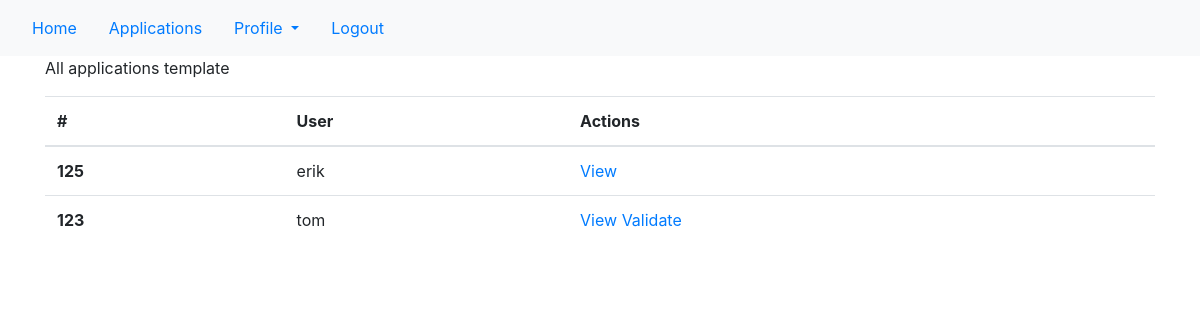
Before: /applications/ (signed in) with the older database file.
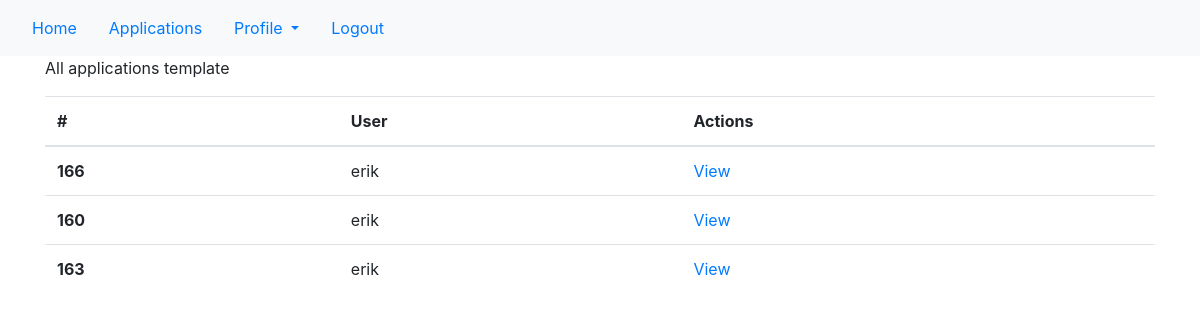
After: the same page with the newer database file.
### main/models.py (models this page shows, shortened)
class Application(models.Model):
    user = models.ForeignKey(User,on_delete=models.CASCADE, null=True) #change null=True
    master = models.ForeignKey(Master,on_delete=models.CASCADE, null=True)
    orientation = models.ForeignKey(Orientation,on_delete=models.CASCADE, null=True)
    updated = models.DateTimeField(auto_now=True)
    created = models.DateTimeField(auto_now_add=True)
    is_validated = models.BooleanField(default=False)
    is_accepted = models.BooleanField(default=False)
    is_withdrawn = models.BooleanField(default=False)
    class Meta:
        ordering = ['-updated', '-created']
        permissions = [
            ("validate_application", "Can validate an application"),
            ("accept_application", "Can accept an application")
        ]

class User(AbstractUser):
    has_applied = models.BooleanField(default=False)
    fathers_name = models.CharField(max_length=150, null=True)
    mothers_name = models.CharField(max_length=150, null=True)
    class Sex(models.TextChoices):
        male = "male"
        female = "female"
    sex = models.CharField(
        max_length=6,
        choices=Sex.choices,
        null=True
    )
    class Marital_status(models.TextChoices):
        married = "married"
        unmarried = "unmarried"
    marital_status = models.CharField(
        max_length=9,
        choices=Marital_status.choices,
        null=True,
        blank=True
    )
    class Μilitary_service(models.TextChoices):
        completed = "completed"
        not_completed = "not completed"
    military_service = models.CharField(
        max_length=13,
        choices=Μilitary_service.choices,
        null=True,
        blank=True
    )
    date_of_birth = models.DateField(null=True)
    place_of_birth = models.CharField(max_length=150, null=True)
    prefecture = models.CharField(max_length=150, null=True) #νομός
    country = models.CharField(max_length=150, null=True)
    def validate_amka(amka): #amka must be eleven digits
        if not (amka.isdigit() and len(amka) == 11):
            raise ValidationError('amka must be 11 digits')
    amka = models.CharField(max_length=11, validators=[validate_amka], null = True)
    def validate_afm(afm): #afm must be 9 digits
        if not (afm.isdigit() and len(afm) == 9):
            raise ValidationError('afm must be 9 digits')
    afm = models.CharField(max_length=9, validators=[validate_afm], null = True)

### main/views.py (the view)
# urls.py: path("applications/", views.applications, name="all_applications"),
def applications(request): #list of all applications
    if not request.user.has_perm("main.view_application"):
        return redirect('home')
    applications = Application.objects.all()
    context = {'applications': applications}
    return render(request, "main/applications.html", context)

### main/templates/main/applications.html
{% extends 'main/base.html' %}
{% block content %}
<div class="home-container container">
    <p> All applications template</p>
    <div>
        <div>
            <table class="table table-hover">
                <thead>
                    <tr>
                        <th scope="col">#</th>
                        <th scope="col">User</th>
                        <th scope="col">Actions</th>
                    </tr>
                </thead>
                <tbody>
                    {% for application in applications %}
                    <tr>
                        <th scope="row">{{application.id}}</th>
                        <td>{{application.user}}</td>
                        <td><a href="/applications/{{application.id}}">View</a>
                        {% if not application.is_validated %}
                        <a href = "{% url 'validate_application' application.id %}">Validate</a></td>
                        {% elif not application.is_accepted %}
                        <a href = "{% url 'accept_application' application.id %}">Accept</a></td>
                        {% endif %}
                    </tr>
                    {% endfor %}
                </tbody>
            </table>
        </div>
    </div>
</div>
{% endblock %}

Changed rows visible on the page:
removed Application: id "125", user "erik"
removed Application: id "123", user "tom", is_validated "Validate"
added Application: id "166", user "erik"
added Application: id "160", user "erik"
added Application: id "163", user "erik"
